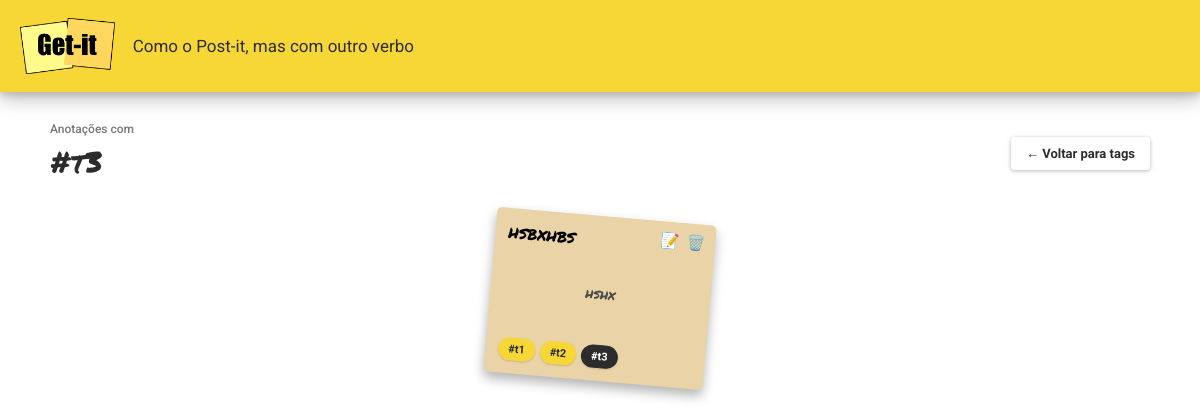
/tags/16/, run on the app's committed database.
### notes/models.py (models this page shows, shortened)
class Tag(models.Model):
    name = models.CharField(max_length=200, unique=True)

class Note(models.Model):
    title = models.CharField(max_length=200)
    content = models.TextField()
    tags = models.ManyToManyField(
        Tag,
        blank=True,
        related_name='notes'
    )

### notes/views.py (the view)
# urls.py: path('tags/<int:tag_id>/', views.tag, name='tag'),
def tag(request, tag_id):
    tag = Tag.objects.get(id=tag_id)
    notes = Note.objects.filter(tags=tag)
    return render(
        request,
        'notes/tag.html',
        {
            'tag': tag,
            'notes': notes,
        }
    )

### notes/templates/notes/tag.html
{% extends "notes/base.html" %}
{% load static %}
{% block content %}
<header class="appbar">
  <img
    class="logo"
    src="{% static 'notes/img/logo-getit.png' %}"
    alt="Get-it"
  />
  <p class="subtitle">
    Como o Post-it, mas com outro verbo
  </p>
</header>
<main class="tag-detail-page">
  <div class="tag-detail-header">
    <div>
      <p class="tag-detail-label">
        Anotações com
      </p>
      <h1 class="tag-page-title">
        #{{ tag.name }}
      </h1>
    </div>
    <a
      class="secondary-button"
      href="{% url 'tags' %}"
    >
      ← Voltar para tags
    </a>
  </div>
  <div class="card-container tag-card-container">
    {% for note in notes %}
      <article class="card">
        <p class="card-title">
          {{ note.title }}
        </p>
        <div class="card-content">
          {{ note.content }}
        </div>
        <div class="card-tags">
          {% for note_tag in note.tags.all %}
            <a
              class="card-tag{% if note_tag.id == tag.id %} card-tag-active{% endif %}"
              href="{% url 'tag' note_tag.id %}"
            >
              #{{ note_tag.name }}
            </a>
          {% endfor %}
        </div>
        <a
          class="update-button"
          href="{% url 'update' note.id %}"
          title="Editar"
        >
          📝
        </a>
        <a
          class="delete-button"
          href="{% url 'delete' note.id %}"
          title="Excluir"
        >
          🗑️
        </a>
      </article>
    {% empty %}
      <p class="empty-message">
        Nenhuma anotação possui esta tag.
      </p>
    {% endfor %}
  </div>
</main>
{% endblock %}

### notes/static/notes/css/getit.css (style rules this page uses)
html, body { min-height: 100%; }
body { margin: 0; background-color: #ffffff; color: #2c2c2c; font-family: "Roboto", sans-serif; }
.appbar { display: flex; align-items: center; gap: 18px; min-height: 64px; padding: 14px 20px; background-color: #f7d736; box-shadow: 0 8px 18px rgba(0, 0, 0, 0.22), 0 4px 6px rgba(0, 0, 0, 0.12); }
.logo { height: 56px; width: auto; }
.subtitle { margin: 0; color: #2c2c2c; font-size: 17px; }
.card-container { display: flex; flex-wrap: wrap; justify-content: center; gap: 34px; box-sizing: border-box; width: 100%; max-width: 1250px; margin: 0 auto; padding: 12px 32px 50px; }
.card { position: relative; display: flex; flex-direction: column; box-sizing: border-box; width: 220px; min-height: 165px; padding: 13px; border-radius: 5px; box-shadow: 0 6px 12px rgba(0, 0, 0, 0.30); }
.card-title { margin: 0; padding-right: 58px; color: #000000; font-family: "Permanent Marker", cursive; font-size: 18px; line-height: 1.2; overflow-wrap: anywhere; }
.card-content { flex: 1; display: flex; align-items: center; justify-content: center; min-height: 60px; padding: 10px 2px; color: #4c4c4c; font-family: "Permanent Marker", cursive; font-size: 14px; line-height: 1.35; text-align: center; overflow-wrap: anywhere; }
.update-button, .delete-button { position: absolute; top: 10px; font-size: 15px; text-decoration: none; }
.update-button { right: 36px; }
.delete-button { right: 10px; }
.card-tags { display: flex; flex-wrap: wrap; align-items: center; gap: 5px; margin-top: 8px; }
.card-tag { display: inline-block; max-width: 100%; box-sizing: border-box; padding: 4px 9px; background-color: #f7d736; color: #2c2c2c; border: 1px solid transparent; border-radius: 14px; box-shadow: 0 1px 2px rgba(0, 0, 0, 0.14); font-family: "Roboto", sans-serif; font-size: 11px; font-weight: 700; text-decoration: none; overflow: hidden; text-overflow: ellipsis; white-space: nowrap; transition: background-color 0.15s ease, transform 0.15s ease; }
.card-tag-active { background-color: #2c2c2c; color: #ffffff; border-color: #2c2c2c; }
.card-color-1 { background-color: #ead3a7; }
.card-rotation-11 { transform: rotate(5deg); }
.secondary-button { display: inline-block; padding: 9px 15px; background-color: #ffffff; color: #2c2c2c; border-radius: 4px; box-shadow: 0 1px 4px rgba(0, 0, 0, 0.28); font-size: 13px; font-weight: 700; text-decoration: none; transition: background-color 0.15s ease, transform 0.15s ease; }
.tag-detail-page { box-sizing: border-box; width: min(1100px, calc(100% - 64px)); margin: 30px auto; }
.tag-detail-header { display: flex; align-items: center; justify-content: space-between; gap: 20px; margin-bottom: 20px; }
.tag-detail-label { margin: 0 0 4px; color: #777777; font-size: 12px; font-weight: 500; }
.tag-page-title { margin: 0; color: #2c2c2c; font-family: "Permanent Marker", cursive; font-size: 30px; font-weight: 400; }
.tag-card-container { max-width: 100%; padding-top: 12px; }

### data on the page
Tag: name "t3"
Note: title "hsbxhbs", content "hshx"
Tag: name "t1"
Tag: name "t2"
